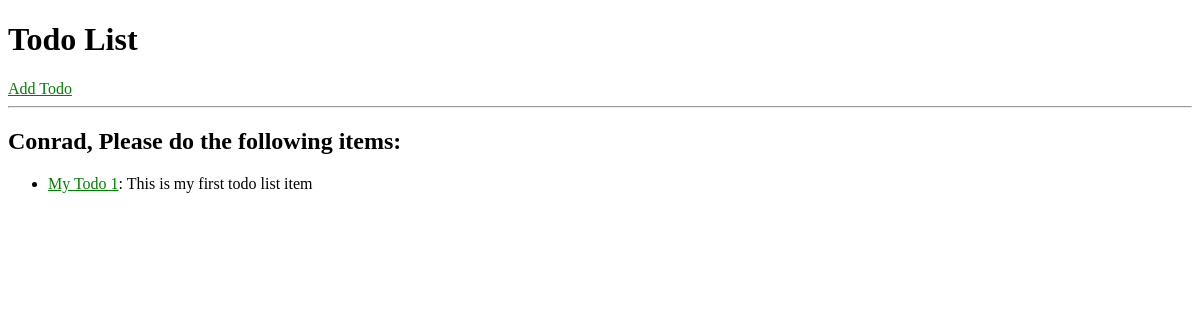
The app's page /, older data.
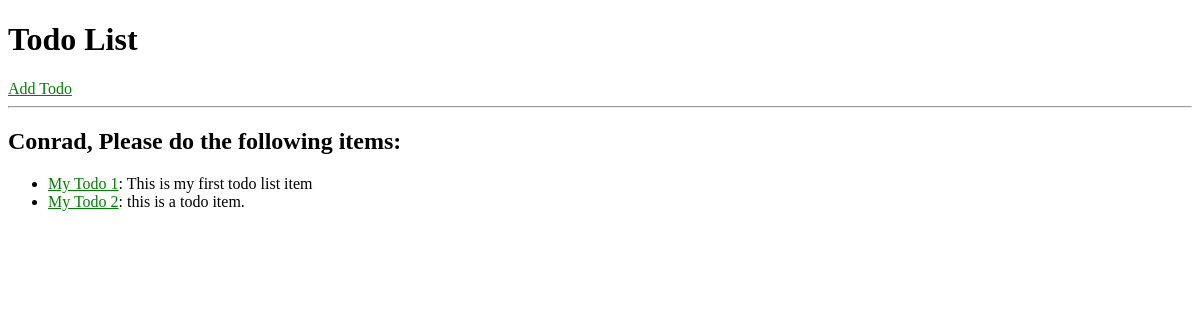
The same page, newer data.
### todos/models.py (models this page shows, shortened)
class Todo(models.Model):
	title = models.CharField(max_length=200)
	text = models.TextField()
	created_at = models.DateTimeField(default=datetime.now, blank=True)

### todos/views.py (the view)
# urls.py: path('', views.index, name='index'),
def index(request):
	todos = Todo.objects.all()[:10]
	context = {
		'todos':todos,
		'name':'Conrad'
	}
	return render(request, 'index.html', context)

### todos/templates/index.html
{% include 'partials/header.html'%}
<h2>{{name}}, Please do the following items:</h2>
		<ul>
		    {% for todo in todos %}
		    <li><a href="/todos/details/{{todo.id}}">{{todo.title}}</a>: {{todo.text}}</li>
		    {% endfor %}
		</ul>
{% include 'partials/footer.html'%}

Row changes from the older to the newer data that the page shows:
added Todo: title "My Todo 2", text "this is a todo item."
